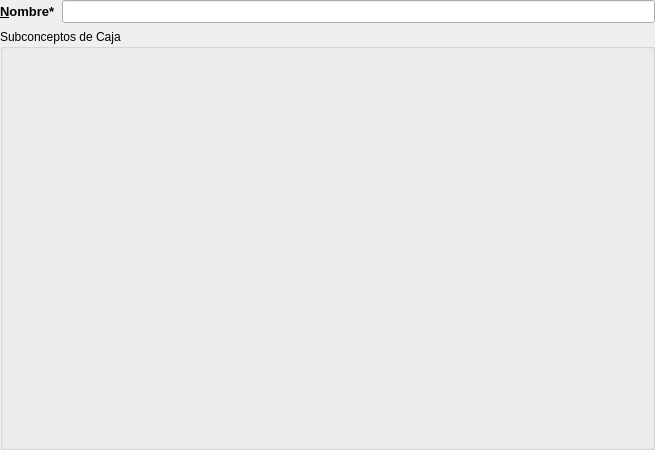
<?xml version="1.0" encoding="UTF-8"?>
<ui version="4.0">
 <class>frmCentrosDeCoste</class>
 <widget class="QDialog" name="frmCentrosDeCoste">
  <property name="geometry">
   <rect>
    <x>0</x>
    <y>0</y>
    <width>655</width>
    <height>450</height>
   </rect>
  </property>
  <property name="windowTitle">
   <string>Conceptos de Caja</string>
  </property>
  <property name="windowIcon">
   <iconset>
    <normaloff>:/aplicacion/images/alephLogoIcon.ico</normaloff>:/aplicacion/images/alephLogoIcon.ico</iconset>
  </property>
  <property name="tableName" stdset="0">
   <string>centroscoste</string>
  </property>
  <layout class="QGridLayout" name="gridLayout">
   <property name="margin">
    <number>0</number>
   </property>
   <item row="0" column="0">
    <widget class="QLabel" name="lblNombre">
     <property name="font">
      <font>
       <pointsize>10</pointsize>
       <weight>75</weight>
       <bold>true</bold>
      </font>
     </property>
     <property name="text">
      <string>&amp;Nombre*</string>
     </property>
     <property name="buddy">
      <cstring>db_nombre</cstring>
     </property>
    </widget>
   </item>
   <item row="0" column="1">
    <widget class="DBLineEdit" name="db_nombre">
     <property name="font">
      <font>
       <pointsize>10</pointsize>
       <weight>75</weight>
       <bold>true</bold>
      </font>
     </property>
     <property name="whatsThis">
      <string>Nombre del centro de coste</string>
     </property>
     <property name="fieldName">
      <string>nombre</string>
     </property>
     <property name="dataEditable">
      <bool>true</bool>
     </property>
    </widget>
   </item>
   <item row="1" column="0" colspan="2">
    <widget class="QGroupBox" name="groupBox">
     <property name="title">
      <string>Subconceptos de Caja</string>
     </property>
     <layout class="QVBoxLayout" name="verticalLayout">
      <item>
       <widget class="DBDetailView" name="db_subconceptosmovimientodinerario">
        <property name="relationName">
         <string>subconceptosmovimientodinerario</string>
        </property>
        <property name="dataEditable">
         <bool>true</bool>
        </property>
       </widget>
      </item>
     </layout>
    </widget>
   </item>
  </layout>
 </widget>
 <customwidgets>
  <customwidget>
   <class>DBDetailView</class>
   <extends>QWidget</extends>
   <header>widgets/dbdetailview.h</header>
  </customwidget>
  <customwidget>
   <class>DBLineEdit</class>
   <extends>QLineEdit</extends>
   <header>widgets/dblineedit.h</header>
  </customwidget>
 </customwidgets>
 <tabstops>
  <tabstop>db_nombre</tabstop>
 </tabstops>
 <resources>
  <include location="../../../programacion/git/alepherp/src/resources/resources.qrc"/>
 </resources>
 <connections/>
</ui>
